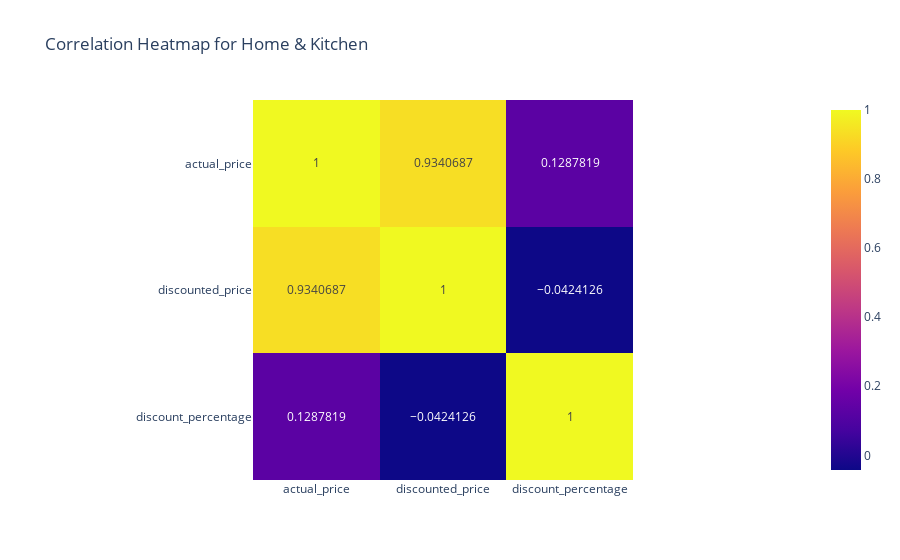

Notebook code cell kept with this figure:
### Code cell
fig = px.imshow(newdf[newdf.Root_Category==list(newdf.Root_Category.unique())[4]][['actual_price','discounted_price','discount_percentage']].corr(),text_auto=True,title=f"Correlation Heatmap for {list(newdf.Root_Category.unique())[4]}")
fig.show()
fig.write_image("images/fig5.png")

### Figure 1 — Plotly figure (JSON) as saved in the notebook; plotly's stock layout.template omitted (floating-point values rounded to 4 significant figures)
{"data": [{"coloraxis": "coloraxis", "hovertemplate": "x: %{x}<br>y: %{y}<br>color: %{z}<extra></extra>", "name": "0", "texttemplate": "%{z}", "type": "heatmap", "x": ["actual_price", "discounted_price", "discount_percentage"], "xaxis": "x", "y": ["actual_price", "discounted_price", "discount_percentage"], "yaxis": "y", "z": [[1, 0.9341, 0.1288], [0.9341, 1, -0.04241], [0.1288, -0.04241, 1]]}], "layout": {"coloraxis": {"colorscale": [[0, "#0d0887"], [0.1111, "#46039f"], [0.2222, "#7201a8"], [0.3333, "#9c179e"], [0.4444, "#bd3786"], [0.5556, "#d8576b"], [0.6667, "#ed7953"], [0.7778, "#fb9f3a"], [0.8889, "#fdca26"], [1, "#f0f921"]]}, "title": {"text": "Correlation Heatmap for Home & Kitchen"}, "xaxis": {"anchor": "y", "constrain": "domain", "domain": [0, 1], "scaleanchor": "y"}, "yaxis": {"anchor": "x", "autorange": "reversed", "constrain": "domain", "domain": [0, 1]}}}
